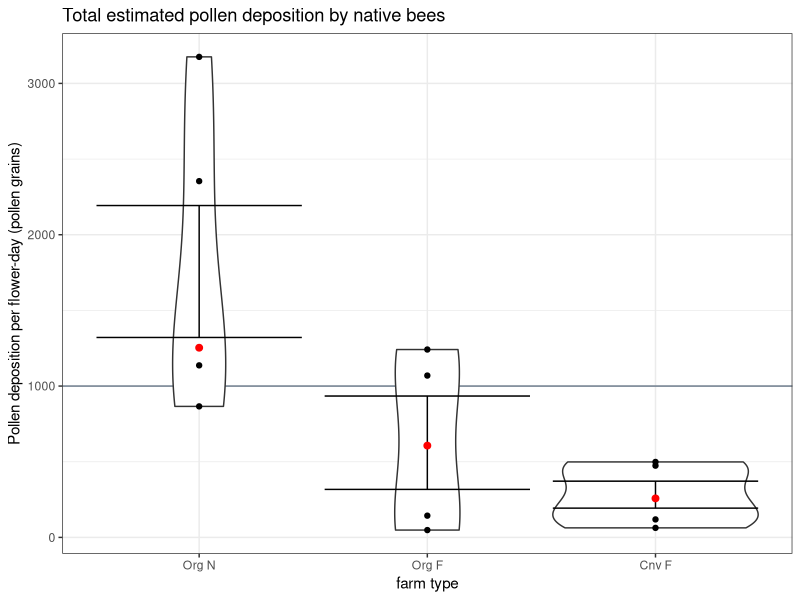

Generate this figure with R:
## ---- chunk 1
# Loading in necessary packages
suppressPackageStartupMessages(library(dplyr))
suppressPackageStartupMessages(library(ggplot2))

# Reading in the data 
watermelon <- read.csv("watermelon.csv")

# Grouping the different farm types
watermelon$farm_type <- paste(watermelon$management, watermelon$prox_habitat)

# Re-organizing the data frame
watermelon <- watermelon[order(watermelon$farm_type),]
watermelon_org <- watermelon %>%
  select(farm_type, Pollen_deposition, Mean_visits, Richness)

# Violin plot by farm type 
 watermelon %>%
  ggplot(aes(x = reorder(farm_type, -Pollen_deposition), y = Pollen_deposition)) + 
    geom_hline(yintercept = 1000, color = "slategray4") +
    geom_violin() + geom_point() + geom_errorbar(stat = "summary") + 
    stat_summary(fun.y = median, geom = "point", size = 2, color = "red") +
    ggtitle("Total estimated pollen deposition by native bees") +  
       ylab("Pollen deposition per flower-day (pollen grains)") +  
       xlab("farm type") + theme_bw() 

## ---- chunk 2
# Simulate data for native bee abundance 
# CF farm type 
bee1 <- rep(c("native", "introduced"), c(20,80))
random_sample1 <- sample(c("native", "introduced"), size = 20, replace = TRUE, prob = c(0.2,0.8))
table(random_sample1)

# OF farm type
bee2 <- rep(c("native", "introduced"), c(30,70))
random_sample2 <- sample(c("native", "introduced"), size = 20, replace = TRUE, prob = c(0.3,0.7))
table(random_sample2)

# ON farm type 
bee3 <- rep(c("native", "introduced"), c(80,20))
random_sample3 <- sample(c("native", "introduced"), size = 20, replace = TRUE, prob = c(0.8,0.2))
table(random_sample3)

# Adding the simulated data to the existing .csv file
watermelon_org$Abundance <- c("35", "20", "20", "15", "15",
                              "30", "30", "35", "40",
                              "90", "80", "90", "60", "75")

# Graphing species richness and ###relative abundance!!! 
p <- watermelon_org %>% 
ggplot(aes(x = reorder(farm_type, -Richness), y = Richness)) +
  geom_boxplot() + geom_jitter() + theme_bw() +
  ggtitle("Total number of native bee species per farm type") +  
       ylab("Species richness") +  xlab("farm type") + scale_y_continuous(name = "Species richness", sec.axis = sec_axis(trans =~.*10, name = "Species abundance (%)")) 

# p + geom_boxplot(watermelon_org, aes(x = reorder(farm_type, -Abundance), y = Abundance))
